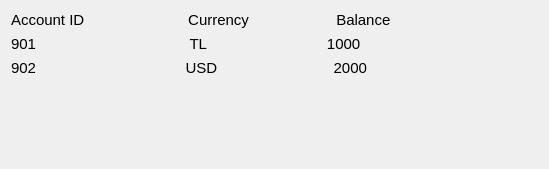
       <widget class="QWidget" name="MT_scrollAreaWidgetContents">
        <property name="geometry">
         <rect>
          <x>0</x>
          <y>0</y>
          <width>549</width>
          <height>169</height>
         </rect>
        </property>
        <layout class="QVBoxLayout" name="verticalLayout_8">
         <item>
          <widget class="QLabel" name="MT_account_columns">
           <property name="font">
            <font>
             <pointsize>11</pointsize>
            </font>
           </property>
           <property name="text">
            <string>Account ID                         Currency                     Balance</string>
           </property>
          </widget>
         </item>
         <item>
          <widget class="QLabel" name="MT_acc_1">
           <property name="font">
            <font>
             <pointsize>11</pointsize>
            </font>
           </property>
           <property name="text">
            <string>901                                     TL                             1000</string>
           </property>
          </widget>
         </item>
         <item>
          <widget class="QLabel" name="MT_acc_2">
           <property name="font">
            <font>
             <pointsize>11</pointsize>
            </font>
           </property>
           <property name="text">
            <string>902                                    USD                            2000</string>
           </property>
          </widget>
         </item>
         <item>
          <spacer name="MT_verticalSpacer">
           <property name="orientation">
            <enum>Qt::Vertical</enum>
           </property>
           <property name="sizeHint" stdset="0">
            <size>
             <width>20</width>
             <height>40</height>
            </size>
           </property>
          </spacer>
         </item>
        </layout>
       </widget>
